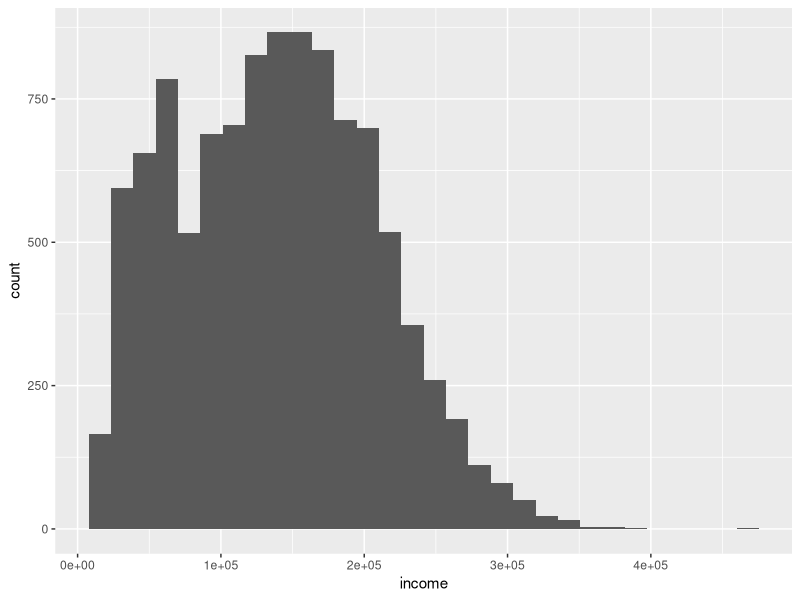
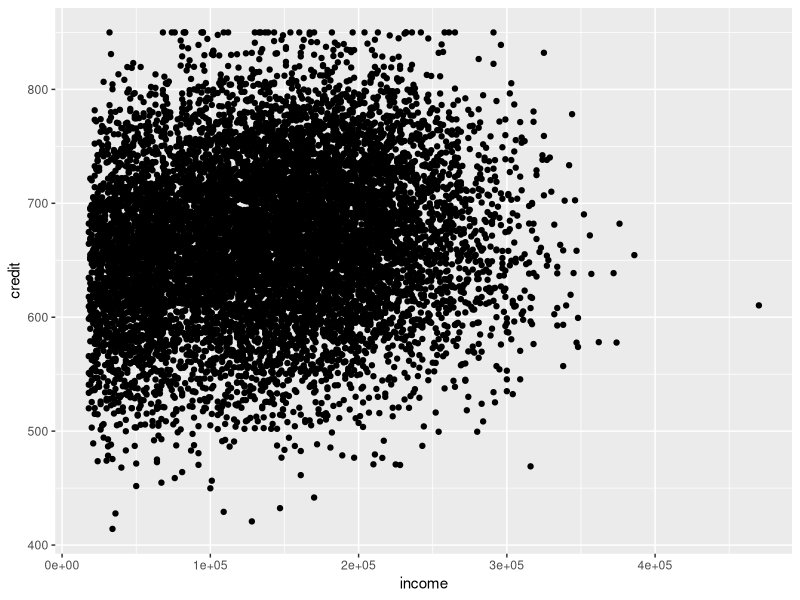
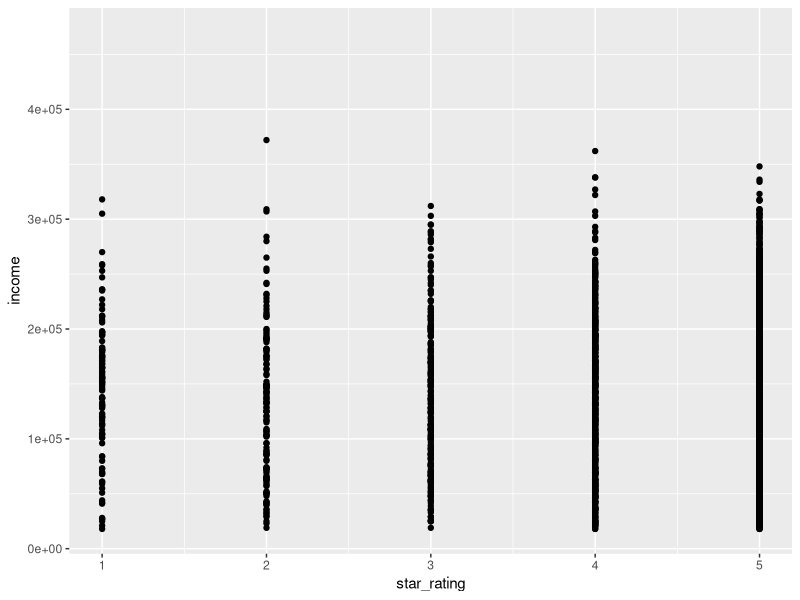
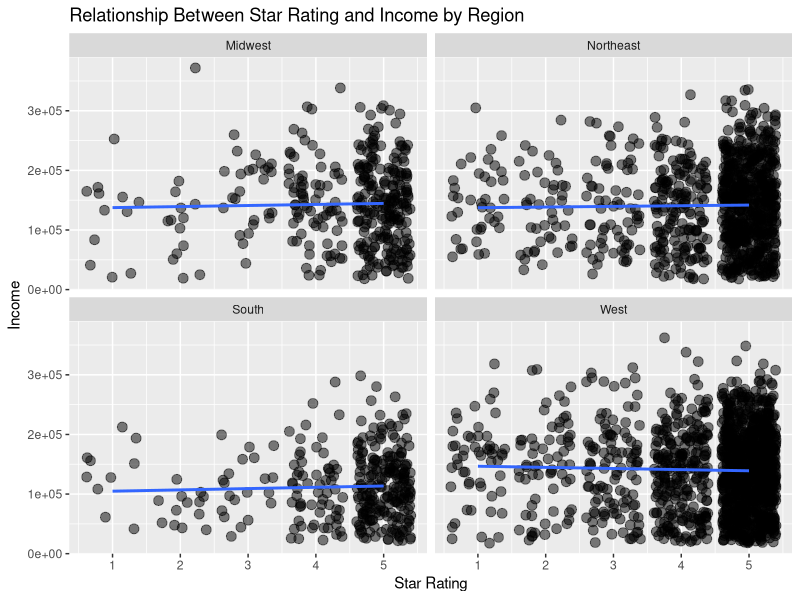
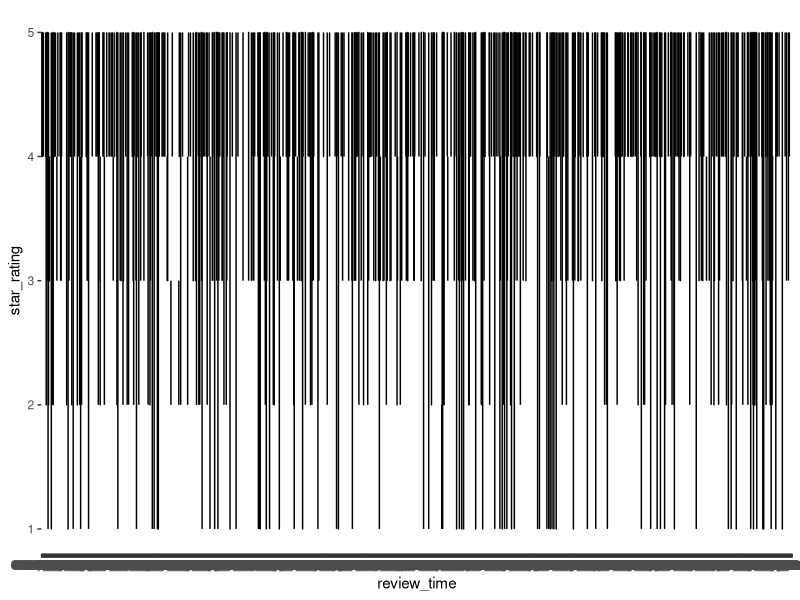
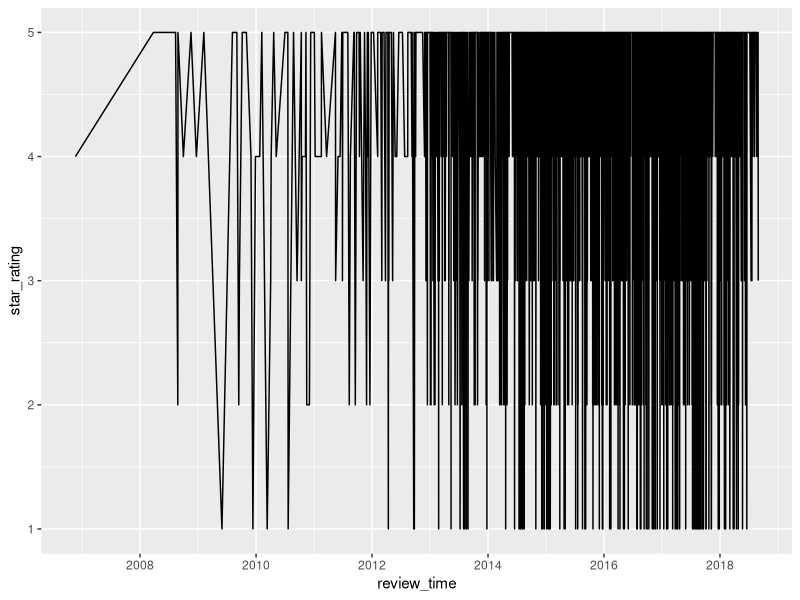
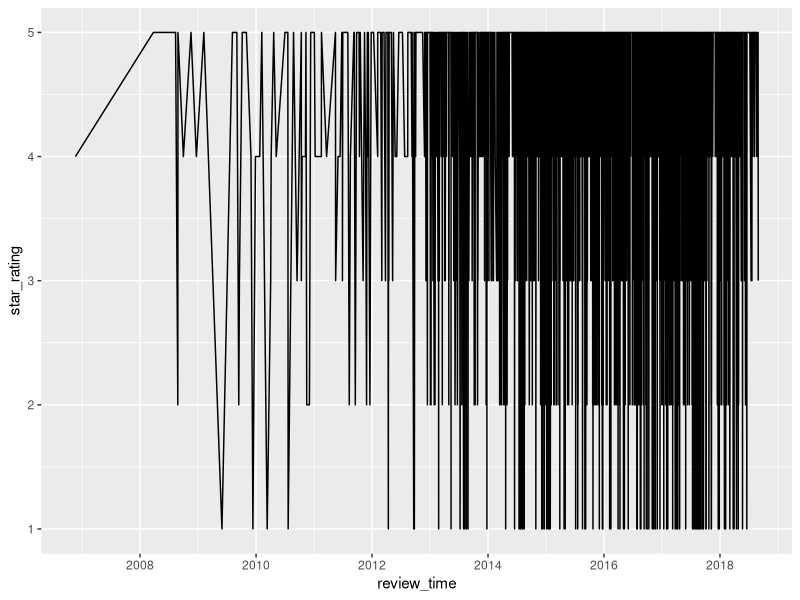
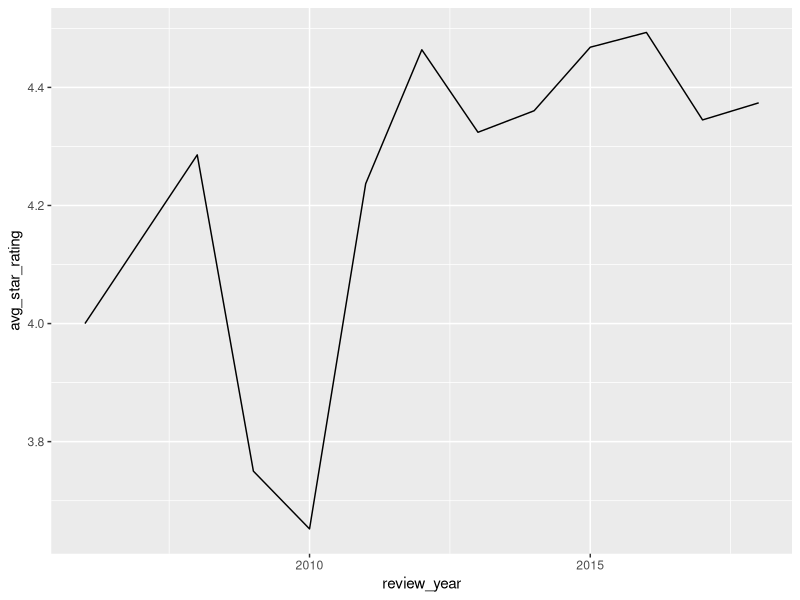

These charts were generated, in order, by the following R code:
## ---- chunk 1
library(tidyverse)
## ---- chunk 2
customer_data <- read_csv("customer_data.csv", show_col_types = FALSE)
glimpse(customer_data)
## ---- chunk 3
customer_data |>
  summarize(avg_income = mean(income))
## ---- chunk 4
customer_data |>
  summarize(
    avg_income = mean(income),
    avg_credit = mean(credit)
  )
## ---- chunk 5
customer_data |>
  filter(married == 'Yes')|>
  summarize(
    min_income = min(income),
    max_income = max(income),
    median_income = median(income)
  )
## ---- chunk 6
customer_data |> 
  ggplot(aes(x = income)) +
  geom_histogram()
## ---- chunk 7
customer_data |> 
  ggplot(aes(x = income, y = credit)) +
  geom_point()
## ---- chunk 8
customer_data |> 
  ggplot(aes(x = star_rating, y = income)) +
  geom_point()
## ---- chunk 9
customer_data |> 
  drop_na(star_rating) |> 
  ggplot(aes(x = star_rating, y = income)) +
  geom_jitter(size = 3, alpha = 0.5) +
  geom_smooth(method = "lm", se = FALSE) +
  facet_wrap(~ region) +
  labs(
    title = "Relationship Between Star Rating and Income by Region",
    x = "Star Rating",
    y = "Income"
  )
## ---- chunk 10
customer_data |>
  group_by(gender) |>
  summarize(
    n = n(),
    avg_income = mean(income),
    avg_credit = mean(credit)
  )
## ---- chunk 11
customer_data |>
  group_by(gender) |>
  summarize(
    n = n()
  )
## ---- chunk 12
customer_data |>
  count(gender)
## ---- chunk 13
customer_data |>
  group_by(gender, region) |>
  summarize(
    n = n(),
    avg_income = mean(income),
    avg_credit = mean(credit)
  ) |> 
  arrange(desc(avg_income))
## ---- chunk 14
customer_data |>
  group_by(gender, region) |>
  slice_max(income, n = 3)
## ---- chunk 15
customer_data |> 
  ggplot(aes(x = review_time, y = star_rating)) +
  geom_line()
## ---- chunk 16
rating_data <- customer_data |> 
  drop_na(star_rating) |> 
  select(review_time, star_rating) |> 
  mutate(review_time = mdy(review_time))

rating_data
## ---- chunk 17
rating_data |> 
  ggplot(aes(x = review_time, y = star_rating)) +
  geom_line()
## ---- chunk 18
rating_data |> 
  ggplot(aes(x = review_time, y = star_rating)) +
  geom_line()
## ---- chunk 19
rating_data |> 
  mutate(review_year = year(review_time)) |> 
  group_by(review_year) |> 
  summarize(avg_star_rating = mean(star_rating)) |> 
  ggplot(aes(x = review_year, y = avg_star_rating)) +
  geom_line()
## ---- chunk 20
customer_data |> 
  ggplot(aes(x = income, y = gender)) +
  geom_boxplot()
## ---- chunk 21

customer_data |> 
  ggplot(aes(x = credit, y = married)) +
  geom_boxplot() +
  labs(x = 'Credit Score', y = 'Marital Status', 
       title = 'Distribution of Credit Scores', 
       subtitle = 'Married vs. Unmarried Patagonia Customers')
## ---- chunk 22
customer_data |> 
  ggplot(aes(x = income, fill = gender)) +
  geom_density(alpha = 0.5) +
  labs(x = "Income",
       y = "Density",
       title = "Income Distribution by Marital Status")
